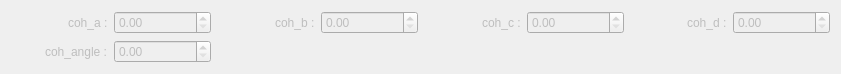
          <widget class="QWidget" name="ForceCohmacroWidget" native="true">
           <property name="enabled">
            <bool>false</bool>
           </property>
           <property name="geometry">
            <rect>
             <x>190</x>
             <y>160</y>
             <width>841</width>
             <height>74</height>
            </rect>
           </property>
           <layout class="QGridLayout" name="gridLayout_5">
            <item row="0" column="0">
             <layout class="QHBoxLayout" name="horizontalLayout_95">
              <item alignment="Qt::AlignRight">
               <widget class="QLabel" name="label_93">
                <property name="text">
                 <string>coh_a :</string>
                </property>
               </widget>
              </item>
              <item>
               <widget class="QDoubleSpinBox" name="ForceCohmacroCoha"/>
              </item>
             </layout>
            </item>
            <item row="0" column="1">
             <layout class="QHBoxLayout" name="horizontalLayout_96">
              <item alignment="Qt::AlignRight">
               <widget class="QLabel" name="ForceCismacroCohab">
                <property name="text">
                 <string>coh_b :</string>
                </property>
               </widget>
              </item>
              <item>
               <widget class="QDoubleSpinBox" name="ForceCohmacroCohb"/>
              </item>
             </layout>
            </item>
            <item row="0" column="2">
             <layout class="QHBoxLayout" name="horizontalLayout_97">
              <item alignment="Qt::AlignRight">
               <widget class="QLabel" name="label_95">
                <property name="text">
                 <string>coh_c :</string>
                </property>
               </widget>
              </item>
              <item>
               <widget class="QDoubleSpinBox" name="ForceCohmacroCohc"/>
              </item>
             </layout>
            </item>
            <item row="0" column="3">
             <layout class="QHBoxLayout" name="horizontalLayout_98">
              <item alignment="Qt::AlignRight">
               <widget class="QLabel" name="label_96">
                <property name="enabled">
                 <bool>false</bool>
                </property>
                <property name="text">
                 <string>coh_d :</string>
                </property>
               </widget>
              </item>
              <item>
               <widget class="QDoubleSpinBox" name="ForceCohmacroCohd"/>
              </item>
             </layout>
            </item>
            <item row="1" column="0">
             <layout class="QHBoxLayout" name="horizontalLayout_99">
              <item alignment="Qt::AlignRight">
               <widget class="QLabel" name="label_97">
                <property name="text">
                 <string>coh_angle :</string>
                </property>
               </widget>
              </item>
              <item>
               <widget class="QDoubleSpinBox" name="ForceCohmacroCohangle"/>
              </item>
             </layout>
            </item>
           </layout>
          </widget>
